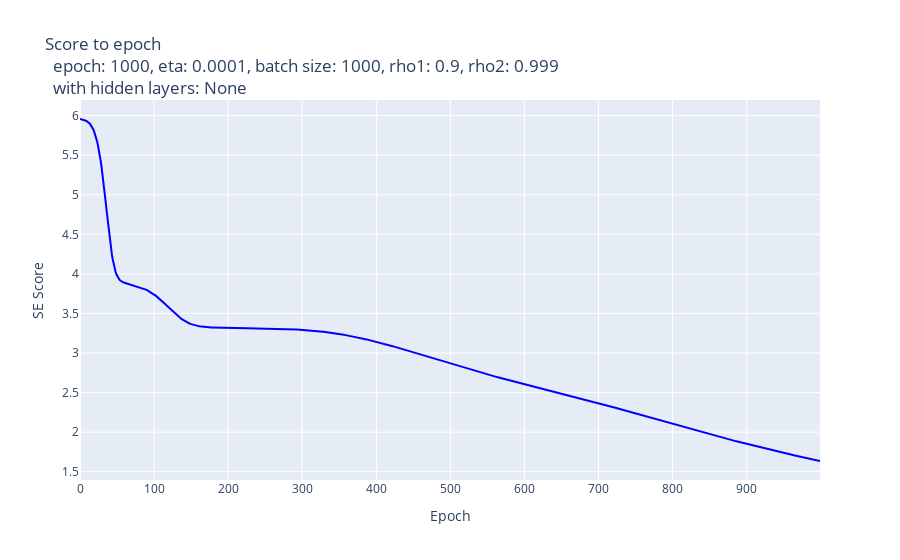

This figure's notebook cell:
### Code cell
util.draw_scores(ls_scores_train,"None",hyperparams,"SE Score")

### Figure 1 — Plotly figure (JSON) as saved in the notebook; plotly's stock layout.template omitted (floating-point values rounded to 4 significant figures; data arrays with more than 128 entries replaced by an {"elided": "..."} marker saying what was removed)
{"data": [{"line": {"color": "blue", "width": 2}, "mode": "lines", "name": "train score", "type": "scatter", "x": {"elided": "1000 int values"}, "y": {"elided": "1000 float values"}}], "layout": {"hovermode": "x unified", "title": {"text": "Score to epoch <br>  epoch: 1000, eta: 0.0001, batch size: 1000, rho1: 0.9, rho2: 0.999 <br>  with hidden layers: None"}, "xaxis": {"title": {"text": "Epoch"}}, "yaxis": {"title": {"text": "SE Score"}}}}
